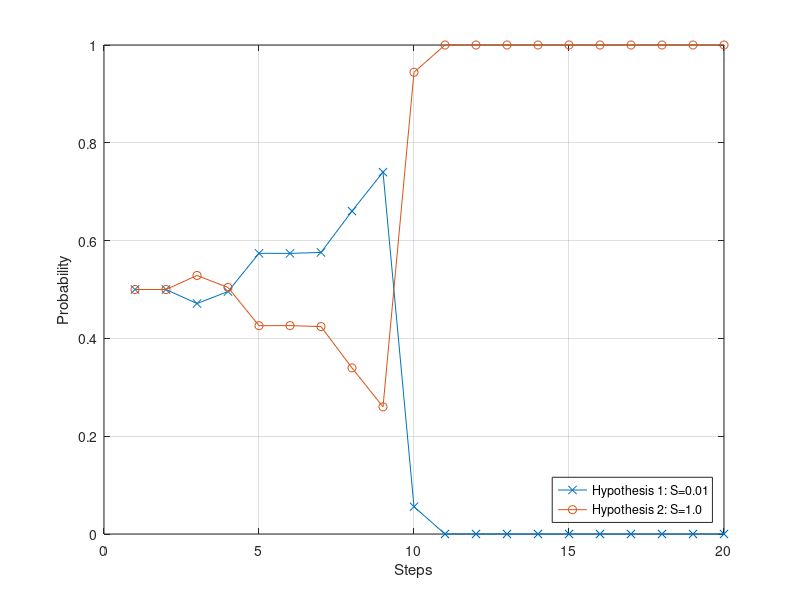
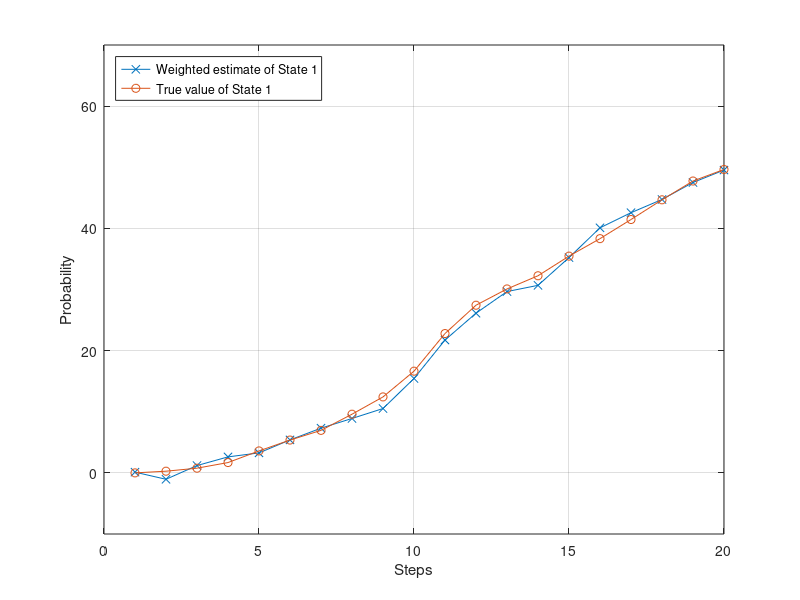

These charts were generated, in order, by the following MATLAB code:
%This file is for Problem 6.5

clear all
 
randn('seed',3);
dt=1;               % Sampling interval
STM=[1 dt; 0 1];    % State transition matrix
S1=0.01;            % Spectral amplitude of process noise for Hypothesis 1
S2=1;               % Spectral amplitude of process noise for Hypothesis 2
Q1=[S1*dt^3/2 S1*dt^2/2; S1*dt^2/2 S1*dt];  % Process noise covariance for Hypo. 1
Q2=[S2*dt^3/2 S2*dt^2/2; S2*dt^2/2 S2*dt];  % Process noise covariance for Hypo. 2
H=[1 0];            % Measurement connection
R=1.0;              % Measurement noise variance
sqrtR=R^0.5;        % for scaling unity noise to get measurement noise
sqrtQ2=chol(Q2)';   % for premultiplying 2-tuple unit noise vector to get process noise
 
% Generating the true process, x (2-tuple)
x(:,1)=zeros(2,1);                      % Setting up initial states
z(1,1)=H*x(:,1)+sqrtR*randn(1,1);       % Noisy measurement related to initial states
for t=2:20
    x(:,t)=STM*x(:,t-1)+sqrtQ2*randn(2,1);  % Integrated random walk process (Q2 used means Hypothesis 2 should be the correct one)
    z(t,1)=H*x(:,t)+sqrtR*randn(1,1);       % Noisy measurement of true process
end;
 
% Kalman filter processing- setting up two 2-tuple Kalman filter hypotheses
xprior1=zeros(2,1);     % Initializing state and error covariance for Hypo. 1
Pprior1=1E6*eye(2);
xprior2=zeros(2,1);     % Initializing state and error covariance for Hypo. 2
Pprior2=1E6*eye(2);
loglkhd1=0;             % Initializing log-likelihood functions for hypotheses
loglkhd2=0;
sf1=1;
sf2=1;
 
for t=1:20              % Iterate over 20 time steps
    PH1=Pprior1*H';     % Processing Kalman filter hypothesis 1
    resvar1=H*PH1+R;                % measurement residual variance
    gain1=PH1/resvar1;              % Compute Kalman gain
    measres1=(z(t,1)-H*xprior1);    % measurement residual
    loglkhd1=loglkhd1-0.5*measres1^2/resvar1;   % log-likelihood for Hypo. 1 (cumulative sum of exponential part of Gaussian density)
    sf1=sf1/((2*pi*resvar1)^0.5);	    % cumulative product of scaling part of Gaussian density for Hypo. 1
    xupdate1=xprior1+gain1*measres1;    % update state estimate vector
    IKH1=eye(2)-gain1*H;
    Pupdate1=IKH1*Pprior1;          % update error covariance P
    xprior1=STM*xupdate1;           % Project ahead the state estimate vector
    Pprior1=STM*Pupdate1*STM'+Q1;   % Project ahead the error covariance P
    
    PH2=Pprior2*H';     % Same processing steps as above for Kalman filter Hypo. 2
    resvar2=H*PH2+R;
    gain2=PH2/resvar2;
    measres2=(z(t,1)-H*xprior2);
    loglkhd2=loglkhd2-0.5*measres2^2/resvar2;
    sf2=sf2/((2*pi*resvar2)^0.5);
    xupdate2=xprior2+gain2*measres2;
    IKH2=eye(2)-gain2*H;
    Pupdate2=IKH2*Pprior2;
    xprior2=STM*xupdate2;
    Pprior2=STM*Pupdate2*STM'+Q2;
    
    lkhd1=sf1*exp(loglkhd1);    % Form likelihood function for Hypo. 1
    lkhd2=sf2*exp(loglkhd2);    % Form likelihood function for Hypo. 2 
    cprob1(t,1)=lkhd1/(lkhd1+lkhd2);    % Compute conditional probability weight
    cprob2(t,1)=lkhd2/(lkhd1+lkhd2);    % Compute conditional probability weight
    
    xout(t,1)=cprob1(t,1)*xupdate1(1,1)+cprob2(t,1)*xupdate2(1,1);  % Form weighted state estimate
end;
figure(1);
time=1:20;
plot(time,cprob1,'x-',time,cprob2,'o-');    % Plot conditional probability profile for both hypotheses
grid;
xlabel('Steps');
ylabel('Probability');
legend('Hypothesis 1: S=0.01','Hypothesis 2: S=1.0','Location','SouthEast');
 
figure(2);
time=1:20;
plot(time,xout(:,1),'x-',time,x(1,:),'o-'); % Plot weighted state estimate alongside true process (first state only)
grid;
axis([0 20 -10 70]);
xlabel('Steps');
ylabel('Probability');
legend('Weighted estimate of State 1','True value of State 1','Location','NorthWest');
